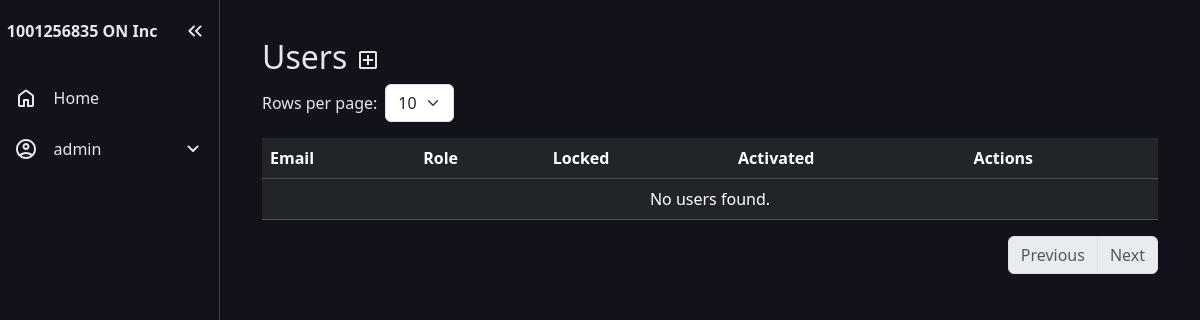
Before: /users/list (signed in) with the older database file.
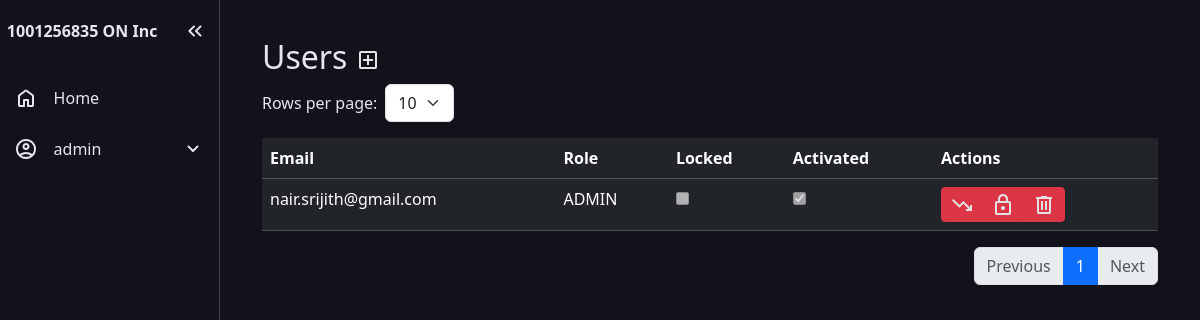
After: the same page with the newer database file.
### app/models.py (models this page shows, shortened)
class User(db.Model, UserMixin):
    __tablename__ = 'users'
    id = db.Column(db.Integer, primary_key=True)
    email = db.Column(db.String(150), unique=True, index=True, nullable=False)
    password_hash = db.Column(db.String(200), nullable=False)
    user_type = db.Column(db.String(51), default=None, nullable=False)
    locked = db.Column(db.Boolean, default=False, nullable=False)
    locked_until = db.Column(db.DateTime, default=None)
    failed_attempt = db.Column(db.Integer, default=0, nullable=False)
    activation_key = db.Column(db.String(15), nullable=True, default=None)

### app/users/views.py (the view)
@users_bp.route('/list', methods=['GET','POST'])
@login_required
def list_users():
    if current_user.is_authenticated and not current_user.user_type == "user":
        page = request.args.get('page', 1, type=int)
        per_page = request.args.get('per_page', 10, type=int)
        users_pagination = User.query.filter(~((User.user_type == 'super') | (User.email == current_user.email))).paginate(page=page, per_page=per_page, error_out=False)
        return render_template(
            'list_user.html',
            users=users_pagination.items,
            pagination=users_pagination,
            per_page=per_page
        )
    else:
        abort(403)

### app/models.py (called while the page is built)
@login_manager.user_loader
def load_user(user_id):
    return User.query.get(int(user_id))

### app/users/templates/list_user.html (shortened to what this page needs)
{% extends "base.html" %}
{% block content %}
<div class="container-fluid py-2">
    <h2>Users
        <a href="{{ url_for('users.add_user') }}" title="Add New User">
        </a>
    </h2>
    <form method="get" class="mb-3 d-flex align-items-center">
        <label for="per_page" class="me-2">Rows per page:</label>
        <select name="per_page" id="per_page" class="form-select w-auto me-2" onchange="this.form.submit()">
            <option value="10" {% if per_page == 10 %}selected{% endif %}>10</option>
        </select>
    </form>
    <table class="table table-dark table-hover">
        <tbody>
            <tr>
                <th>Email</th>
                <th>Role</th>
                <th>Locked</th>
                <th>Activated</th>
                <th>Actions</th>
            </tr>
            {% if not users %}
                <tr><td colspan="5" class="text-center">No users found.</td></tr>
            {% else %}
                {% for user in users %}
                    <tr>
                        <td>{{user.email}}</td>
                        <td>{{user.user_type | upper}}</td>
                        <td><input type="checkbox" disabled {% if user.locked_until %}checked{% endif %}></td>
                        <td><input type="checkbox" disabled {% if not user.activation_key %}checked{% endif %}> {{ user.activation_key }}</td>
                        <td>
                            <div class="btn-group" role="group" aria-label="Action buttons">
                                {% if user.user_type == "user" %}
                                    <button class="btn btn-success btn-sm" title="Promote to Admin" onclick="submitRoleForm('{{ url_for('users.promote_user', id=user.id) }}')">
                                        <svg xmlns="http://www.w3.org/2000/svg" height="24px" viewBox="0 -960 960 960" width="24px" fill="#e3e3e3"><path d="m136-240-56-56 296-298 160 160 208-206H640v-80h240v240h-80v-104L536-320 376-480 136-240Z"/></svg>
                                    </button>
                                {% elif user.user_type == "admin" %}
                                    <button class="btn btn-danger btn-sm" title="Demote to User" onclick="submitRoleForm('{{ url_for('users.demote_user', id=user.id) }}')">
                                        <svg xmlns="http://www.w3.org/2000/svg" height="24px" viewBox="0 -960 960 960" width="24px" fill="#e3e3e3"><path d="M640-240v-80h104L536-526 376-366 80-664l56-56 240 240 160-160 264 264v-104h80v240H640Z"/></svg>
                                    </button>
                                {% endif %}
                                {% if user.locked_until %}
                                    <button class="btn btn-primary btn-sm" data-bs-toggle="modal" data-bs-target="#unlockModal" data-user-id="{{ user.id }}" data-user-email="{{ user.email }}" title="Unlock User">
                                        <svg xmlns="http://www.w3.org/2000/svg" height="24px" viewBox="0 -960 960 960" width="24px" fill="#e3e3e3"><path d="M240-160h480v-400H240v400Zm240-120q33 0 56.5-23.5T560-360q0-33-23.5-56.5T480-440q-33 0-56.5 23.5T400-360q0 33 23.5 56.5T480-280ZM240-160v-400 400Zm0 80q-33 0-56.5-23.5T160-160v-400q0-33 23.5-56.5T240-640h280v-80q0-83 58.5-141.5T720-920q83 0 141.5 58.5T920-720h-80q0-50-35-85t-85-35q-50 0-85 35t-35 85v80h120q33 0 56.5 23.5T800-560v400q0 33-23.5 56.5T720-80H240Z"/></svg>
                                    </button>
                                {% else %}
                                    <button class="btn btn-danger btn-sm" data-bs-toggle="modal" data-bs-target="#lockModal" data-user-id="{{ user.id }}" data-user-email="{{ user.email }}" title="Lock User">
                                    </button>
                                {% endif %}
                                <button class="btn btn-danger btn-sm" data-bs-toggle="modal" data-bs-target="#deleteModal" data-user-id="{{ user.id }}" data-user-email="{{ user.email }}" title="Delete User">
                                    <svg xmlns="http://www.w3.org/2000/svg" height="24px" viewBox="0 -960 960 960" width="24px" fill="#e3e3e3"><path d="M280-120q-33 0-56.5-23.5T200-200v-520h-40v-80h200v-40h240v40h200v80h-40v520q0 33-23.5 56.5T680-120H280Zm400-600H280v520h400v-520ZM360-280h80v-360h-80v360Zm160 0h80v-360h-80v360ZM280-720v520-520Z"/></svg>
                                </button>
                            </div>
                        </td>
                    </tr>
                {% endfor %}
            {% endif %}
        </tbody>
    </table>
    <nav>
        <ul class="pagination justify-content-end">
            {% set prev_args = request.args.to_dict() %}
            {% set _ = prev_args.update({'page': pagination.prev_num, 'per_page': per_page}) %}
            {% if pagination.has_prev %}
                <li class="page-item">
                    <a class="page-link" href="{{ url_for('clients.list_clients', **prev_args) }}">Previous</a>
                </li>
            {% else %}
                <li class="page-item disabled"><span class="page-link">Previous</span></li>
            {% endif %}
            {% for p in pagination.iter_pages(left_edge=1, right_edge=1, left_current=2, right_current=2) %}
                {% if p %}
                    {% set page_args = request.args.to_dict() %}
                    {% set _ = page_args.update({'page': p, 'per_page': per_page}) %}
                    {% if p == pagination.page %}
                        <li class="page-item active"><span class="page-link">{{ p }}</span></li>
                    {% else %}
                        <li class="page-item"><a class="page-link" href="{{ url_for('users.list_users', **page_args) }}">{{ p }}</a></li>
                    {% endif %}
                {% else %}
                    <li class="page-item disabled"><span class="page-link">…</span></li>
                {% endif %}
            {% endfor %}
            {% set next_args = request.args.to_dict() %}
            {% set _ = next_args.update({'page': pagination.next_num, 'per_page': per_page}) %}
            {% if pagination.has_next %}
                <li class="page-item">
                    <a class="page-link" href="{{ url_for('users.list_users', **next_args) }}">Next</a>
                </li>
            {% else %}
                <li class="page-item disabled"><span class="page-link">Next</span></li>
            {% endif %}
        </ul>
    </nav>
</div>
{% endblock %}

### app/templates/base.html (shortened to what this page needs)
<!DOCTYPE html>
<html lang="en">
<head>
  <link rel="stylesheet" href="{{ url_for('static', filename='css/style.css') }}">
  <link href="https://cdn.jsdelivr.net/npm/bootstrap@5.3.8/dist/css/bootstrap.min.css" rel="stylesheet">
</head>
<body>
  <nav id="sidebar">
    <ul>
      <li>
        <span class="logo">1001256835 ON Inc</span>
        <button onclick=toggleSidebar() id="toggle-btn">
        </button>
      </li>
      <li>
        <a href="{{ url_for('home') }}" class="{% if request.endpoint == 'home' %}active{% endif %}">
          <span>Home</span>
        </a>
      </li>
      <li>
        <button onclick=toggleSubMenu(this) class="dropdown-btn">
          <span>
            {% if current_user.is_authenticated %}
              {{ current_user.email.split('@')[0] }}
            {% else %}
              Account
            {% endif %}
          </span>
          <svg xmlns="http://www.w3.org/2000/svg" height="24px" viewBox="0 -960 960 960" width="24px" fill="#e8eaed"><path d="M480-361q-8 0-15-2.5t-13-8.5L268-556q-11-11-11-28t11-28q11-11 28-11t28 11l156 156 156-156q11-11 28-11t28 11q11 11 11 28t-11 28L508-372q-6 6-13 8.5t-15 2.5Z"/></svg>
        </button>
      </li>
    </ul>
  </nav>
  <main>
  {% block content %}
  {% endblock %}
  </main>
</body>
</html>

### app/static/css/style.css (style rules this page uses)
:root { --base-clr: #11121a; --line-clr: #42434a; --hover-clr: #222533; --text-clr: #e6e6ef; --accent-clr: #b9bbff; --accent-back-clr: #272836; --secondary-text-clr: #b0b3c1; }
* { margin: 0; padding: 0; }
html { font-family: Poppins, 'Segoe UI', Tahoma, Geneva, Verdana, sans-serif; line-height: 1.5rem; }
body { min-height: 100vh; min-height: 100dvh; background-color: var(--base-clr); color: var(--text-clr); display: grid; grid-template-columns: auto 1fr; }
#sidebar { box-sizing: border-box; height: 100vh; width: 220px; padding: 5px 0; background-color: var(--base-clr); border-right: 1px solid var(--line-clr); position: sticky; top: 0; align-self: start; transition: 300ms ease-in-out; overflow: hidden; text-wrap: nowrap; }
#sidebar ul { list-style: none; padding-left: 0rem; }
#sidebar a, #sidebar .dropdown-btn, #sidebar .logo { border-radius: .5em; padding: .85em; text-decoration: none; color: var(--text-clr); display: flex; align-items: center; gap: 1em; }
.dropdown-btn { width: 100%; text-align: left; background: none; border: none; font: inherit; cursor: pointer; }
#sidebar svg { flex-shrink: 0; fill: var(--text-clr); }
#sidebar a span, #sidebar .dropdown-btn span { flex-grow: 1; }
.dropdown-btn svg { transition: 200ms ease; }
main { padding: min(30px, 7%); background-color: var(--base-clr); color: var(--text-clr); }

Changed rows visible on the page:
added User: email "nair.srijith@gmail.com", user_type "ADMIN", activation_key "☑"
Other visible differences:
new list line: "1"
text no longer shown: "No users found."
